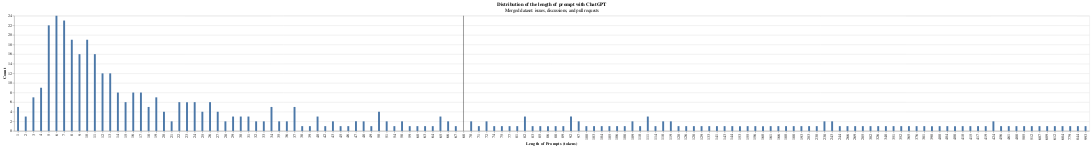

Notebook code for this chart:
### Code cell
# Checking histogarm
inter_bar = alt.Chart(df_prompt_count).mark_bar(size=5).encode(
    x=alt.X(
        "length_prompt:N",
        title="Length of Prompts (tokens)",
    ),
    y=alt.Y("count()", title="Count"),
).properties(
    title={
        "text": "Distribution of the length of prompt with ChatGPT",
        "subtitle": "Merged dataset: issues, discussions, and pull requests"
    }
)

rule = alt.Chart(df_prompt_count).mark_rule().encode(
    x=alt.X(
        'length_prompt:N',
        aggregate="mean",
        type='nominal',
        axis=alt.Axis(format="2d")
    ),
)

alt.layer(inter_bar, rule)

### Figure 1 — Vega-Lite specification as saved in the notebook (floating-point values rounded to 4 significant figures; data arrays with more than 128 entries replaced by an {"elided": "..."} marker saying what was removed)
{"$schema": "https://vega.github.io/schema/vega-lite/v5.20.1.json", "config": {"view": {"continuousHeight": 300, "continuousWidth": 300}}, "data": {"name": "data-676301a0b02fdfba884181d605af32e1"}, "datasets": {"data-676301a0b02fdfba884181d605af32e1": {"elided": "426 records"}}, "layer": [{"encoding": {"x": {"field": "length_prompt", "title": "Length of Prompts (tokens)", "type": "nominal"}, "y": {"aggregate": "count", "title": "Count", "type": "quantitative"}}, "mark": {"size": 5, "type": "bar"}, "title": {"subtitle": "Merged dataset: issues, discussions, and pull requests", "text": "Distribution of the length of prompt with ChatGPT"}}, {"encoding": {"x": {"aggregate": "mean", "axis": {"format": "2d"}, "field": "length_prompt", "type": "nominal"}}, "mark": {"type": "rule"}}]}
